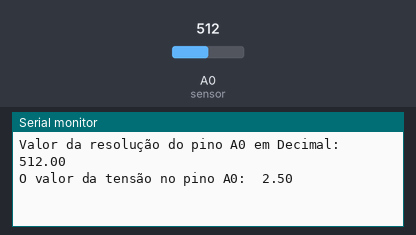
Bench run of a sketch on a simulated Arduino Uno, built with avr-gcc and run on an emulated ATmega328P. On the bench: the last lines printed to the serial monitor. The inputs (shaded band) are chosen by the test bench; at power-on: A0 (sensor) = 512.

Above: at 1.8 s.
1.9 s: A0 (sensor) set to 716
At 2.6 s:
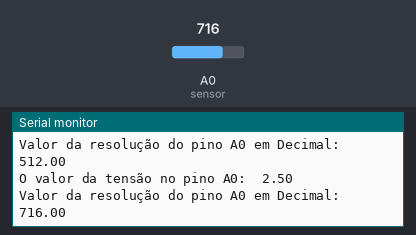
3.4 s: A0 (sensor) set to 900
At 4.8 s:
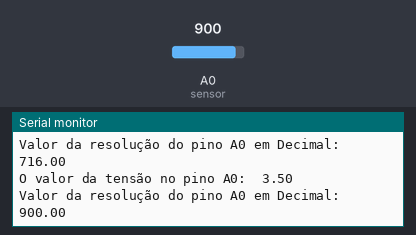
Timing chart, 0 to 6.4 s (numbered marks = the images above; inputs shaded):
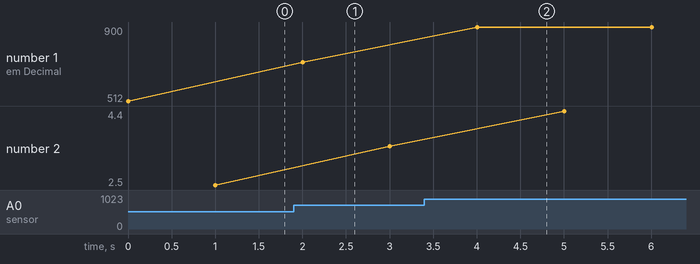

The sketch:

aula_28-07.ino
```cpp
/*Porgrama conversor A/D 28-07*/
//Variaveis de manipulação----------------------
float tensao = 0;
int sensor = A0;
float resolucao = 0;
//Setup-----------------------------------------
void setup(){
  Serial.begin(9600);//habilita o monitor serial
  pinMode (sensor, INPUT);
}
// Loop-----------------------------------------
void loop (){
  resolucao = analogRead(sensor);
  Serial.print("Valor da resolução do pino A0 em Decimal:  ");
  Serial.println(resolucao);
  delay(1000);

  tensao = analogRead(sensor)*5.0/1023.0;
  Serial.print("O valor da tensão no pino A0:  ");
  Serial.println(tensao);
  delay(1000);

}
```

Measured:
- after the input at 1.9 s, the serial monitor: prints a new line after 0.10 s (image 1)
- after the input at 3.4 s, the serial monitor: prints a new line after 0.60 s (image 2)
- plotted number 1: 512 → 716 after the input at 1.9 s, 716 → 900 after the input at 3.4 s
- plotted number 2: 2.5 → 3.5 after the input at 1.9 s, 3.5 → 4.4 after the input at 3.4 s
